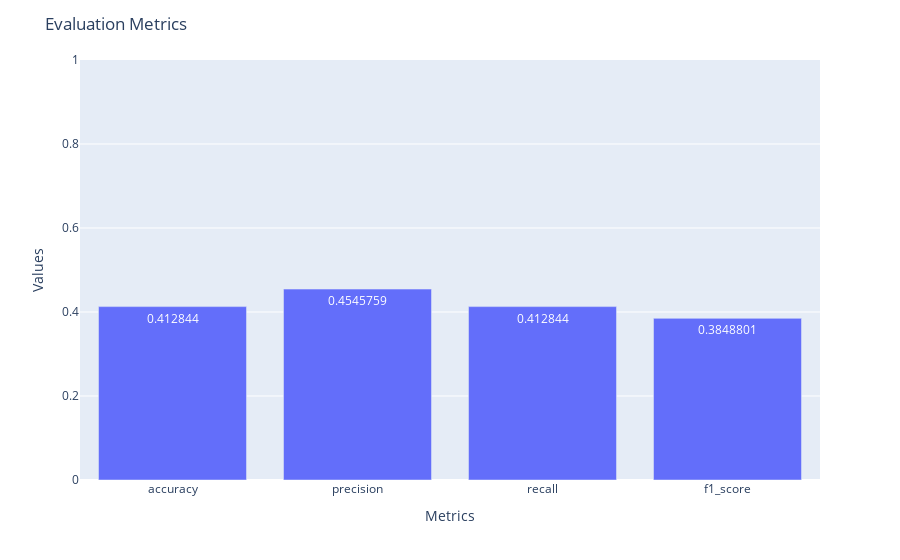
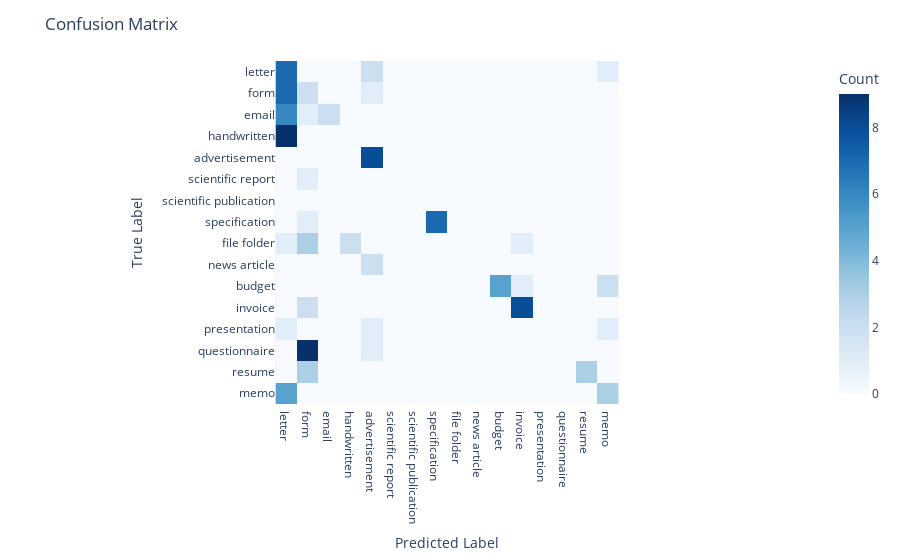
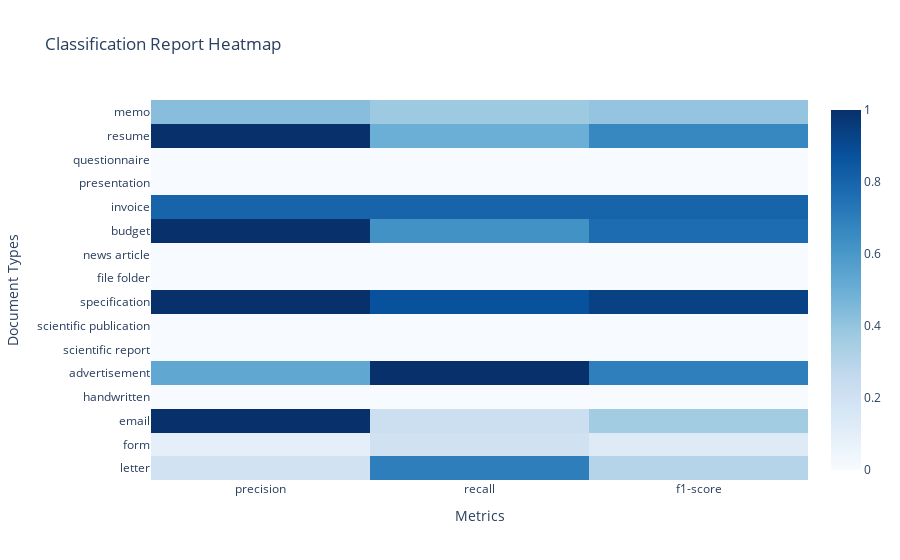

The code cell stored with these charts, in order, in its notebook:
### Code cell
from src.evaluations import ml
import numpy as np

labels = np.array(
    [
        "letter",
        "form",
        "email",
        "handwritten",
        "advertisement",
        "scientific report",
        "scientific publication",
        "specification",
        "file folder",
        "news article",
        "budget",
        "invoice",
        "presentation",
        "questionnaire",
        "resume",
        "memo",
    ]
)

# Evaluate the model with the simulated data
metrics, conf_matrix, class_report = ml.evaluate_model(
    y_true, y_pred, labels, show_visualization=True
)

### Figure 1 — Plotly figure (JSON) as saved in the notebook; plotly's stock layout.template omitted (floating-point values rounded to 4 significant figures)
{"data": [{"alignmentgroup": "True", "hovertemplate": "Metrics=%{x}<br>Values=%{y}<extra></extra>", "legendgroup": "", "marker": {"color": "#636efa", "pattern": {"shape": ""}}, "name": "", "offsetgroup": "", "orientation": "v", "showlegend": false, "textposition": "auto", "texttemplate": "%{y}", "type": "bar", "x": ["accuracy", "precision", "recall", "f1_score"], "xaxis": "x", "y": [0.4128, 0.4546, 0.4128, 0.3849], "yaxis": "y"}], "layout": {"barmode": "relative", "legend": {"tracegroupgap": 0}, "margin": {"t": 60}, "title": {"text": "Evaluation Metrics"}, "xaxis": {"anchor": "y", "domain": [0, 1], "title": {"text": "Metrics"}}, "yaxis": {"anchor": "x", "domain": [0, 1], "range": [0, 1], "title": {"text": "Values"}}}}

### Figure 2 — Plotly figure (JSON) as saved in the notebook; plotly's stock layout.template omitted (floating-point values rounded to 4 significant figures; data arrays with more than 128 entries replaced by an {"elided": "..."} marker saying what was removed)
{"data": [{"coloraxis": "coloraxis", "hovertemplate": "Predicted Labels: %{x}<br>True Labels: %{y}<br>Count: %{z}<extra></extra>", "name": "0", "type": "heatmap", "x": ["letter", "form", "email", "handwritten", "advertisement", "scientific report", "scientific publication", "specification", "file folder", "news article", "budget", "invoice", "presentation", "questionnaire", "resume", "memo"], "xaxis": "x", "y": ["letter", "form", "email", "handwritten", "advertisement", "scientific report", "scientific publication", "specification", "file folder", "news article", "budget", "invoice", "presentation", "questionnaire", "resume", "memo"], "yaxis": "y", "z": {"elided": "16x16 int values"}}], "layout": {"coloraxis": {"colorbar": {"title": {"text": "Count"}}, "colorscale": [[0, "rgb(247,251,255)"], [0.125, "rgb(222,235,247)"], [0.25, "rgb(198,219,239)"], [0.375, "rgb(158,202,225)"], [0.5, "rgb(107,174,214)"], [0.625, "rgb(66,146,198)"], [0.75, "rgb(33,113,181)"], [0.875, "rgb(8,81,156)"], [1, "rgb(8,48,107)"]]}, "margin": {"t": 60}, "title": {"text": "Confusion Matrix"}, "xaxis": {"anchor": "y", "constrain": "domain", "domain": [0, 1], "scaleanchor": "y", "title": {"text": "Predicted Label"}}, "yaxis": {"anchor": "x", "autorange": "reversed", "constrain": "domain", "domain": [0, 1], "title": {"text": "True Label"}}}}

### Figure 3 — Plotly figure (JSON) as saved in the notebook; plotly's stock layout.template omitted (floating-point values rounded to 4 significant figures)
{"data": [{"colorscale": [[0, "rgb(247,251,255)"], [0.125, "rgb(222,235,247)"], [0.25, "rgb(198,219,239)"], [0.375, "rgb(158,202,225)"], [0.5, "rgb(107,174,214)"], [0.625, "rgb(66,146,198)"], [0.75, "rgb(33,113,181)"], [0.875, "rgb(8,81,156)"], [1, "rgb(8,48,107)"]], "showscale": true, "type": "heatmap", "x": ["precision", "recall", "f1-score"], "y": ["letter", "form", "email", "handwritten", "advertisement", "scientific report", "scientific publication", "specification", "file folder", "news article", "budget", "invoice", "presentation", "questionnaire", "resume", "memo"], "z": [[0.1944, 0.7, 0.3043], [0.09091, 0.2, 0.125], [1, 0.2222, 0.3636], [0, 0, 0], [0.5333, 1, 0.6957], [0, 0, 0], [0, 0, 0], [1, 0.875, 0.9333], [0, 0, 0], [0, 0, 0], [1, 0.625, 0.7692], [0.8, 0.8, 0.8], [0, 0, 0], [0, 0, 0], [1, 0.5, 0.6667], [0.4286, 0.375, 0.4]]}], "layout": {"title": {"text": "Classification Report Heatmap"}, "xaxis": {"title": {"text": "Metrics"}}, "yaxis": {"title": {"text": "Document Types"}}}}
